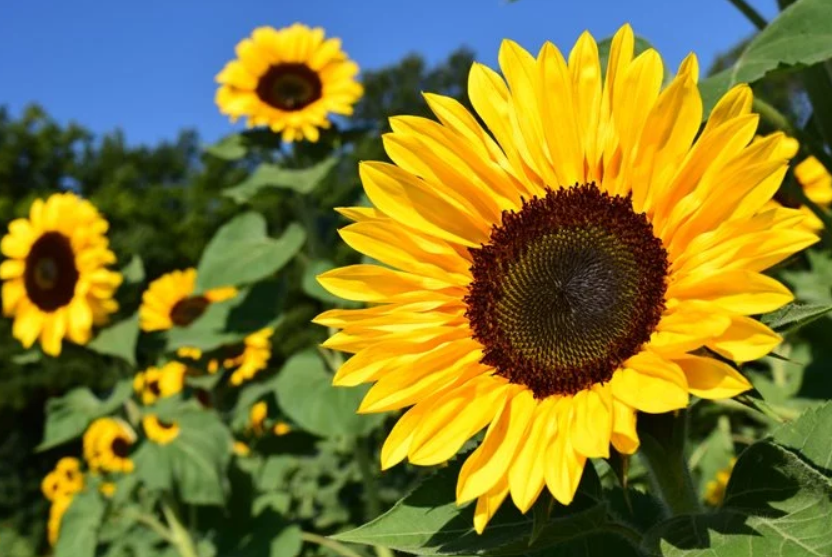
%> input picture Report/images/litreview/imageprocessing/linearfiltering/kernels/sunflowers.png, 832 x 557 px
$ octave sunflowers_sobel.m   (GNU Octave 9; MATLAB toolbox functions it lacks are replaced by stand-ins)
%> lines starting %> are read from the running program, lines starting %| are printed output that depends on the picture; in (x1, y1, x2, y2) boxes, pixels count from 0 and x2, y2 are one past the last pixel; in counts of white or black regions, pixels touching at a corner belong together; the program's own positions count from 1
%% Open Image

A = imread("C:\Users\c3175\Desktop\thesisWindows\Report\images\litreview\imageprocessing\linearfiltering\kernels\sunflowers.png");
%> A is the input picture: size 557x832x3 uint8; mean R, G, B 126.8, 121.3, 48.2
imshow(A);

%% Convert to Grayscale
G = rgb2gray(A);
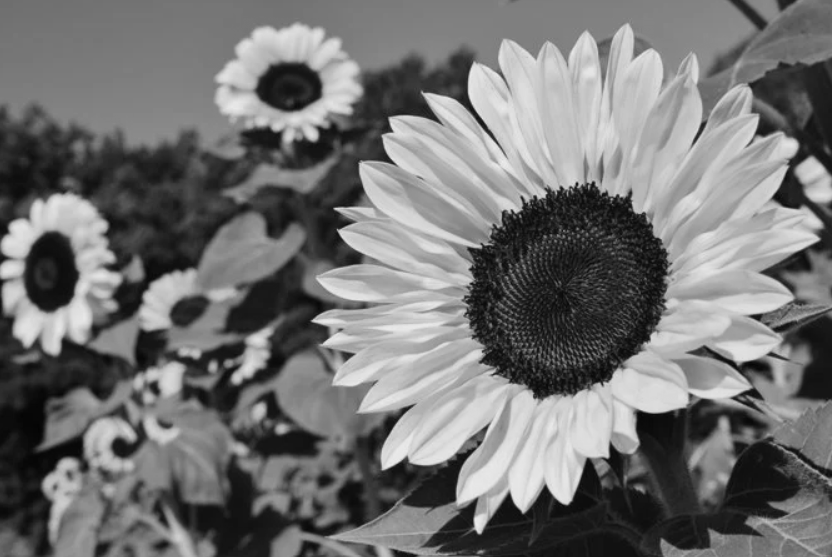
%> G: size 557x832 uint8; min 3, max 237, mean 114.6
imshow(G);

%% Apply Sobel Filters x and y
k_x = [-1,0,1;-2,0,2;-1,0,1]; % Sobel Gx kernel
k_y = k_x'; % gradient Gy
G_x = filter2(k_x,G); % convolve in 2d
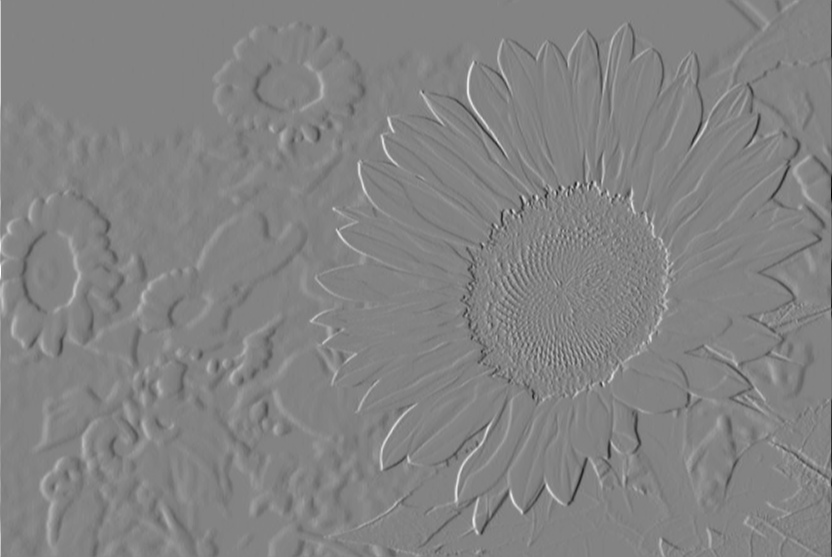
%> G_x: size 557x832 double; min -821, max 774, mean 0.1; drawn with min black and max white
G_y = filter2(k_y,G);
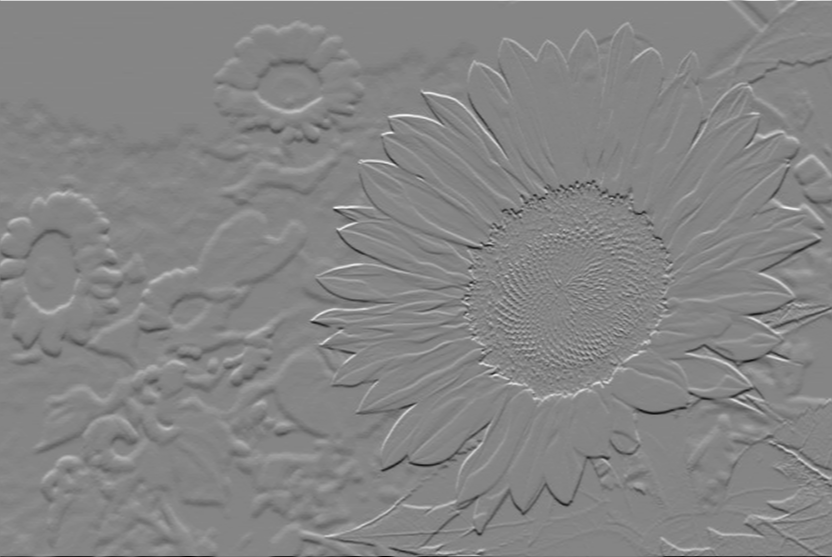
%> G_y: size 557x832 double; min -761, max 697, mean -0.2; drawn with min black and max white

figure; imshow(G_x);
%> after `imshow(G_x)`:
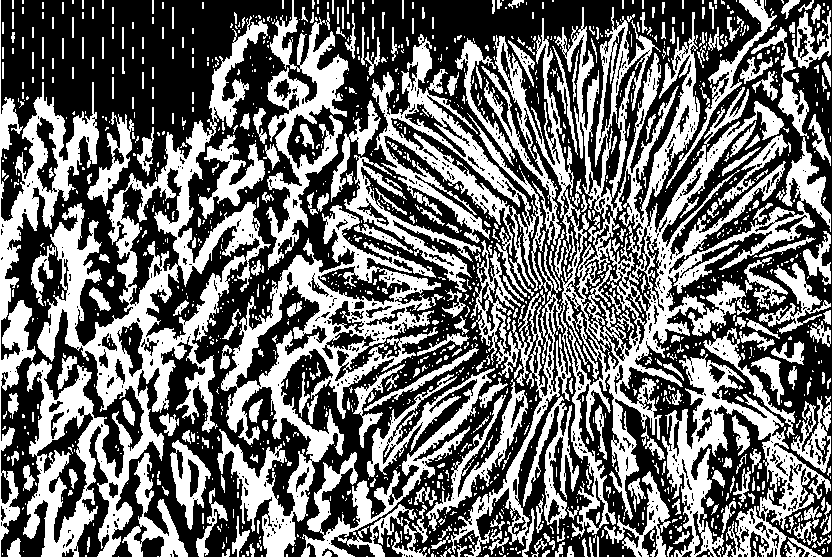
%> displayed picture: size 557x832, on the screen's scale of 0 to 255; 43.2% white; 1491 white regions (1137 under 20 px), largest, box (x1, y1, x2, y2) and area: (370, 7, 831, 557) 52017, (23, 16, 271, 557) 31385, (217, 205, 441, 557) 19518
figure; imshow(G_y);
%> after `imshow(G_y)`:
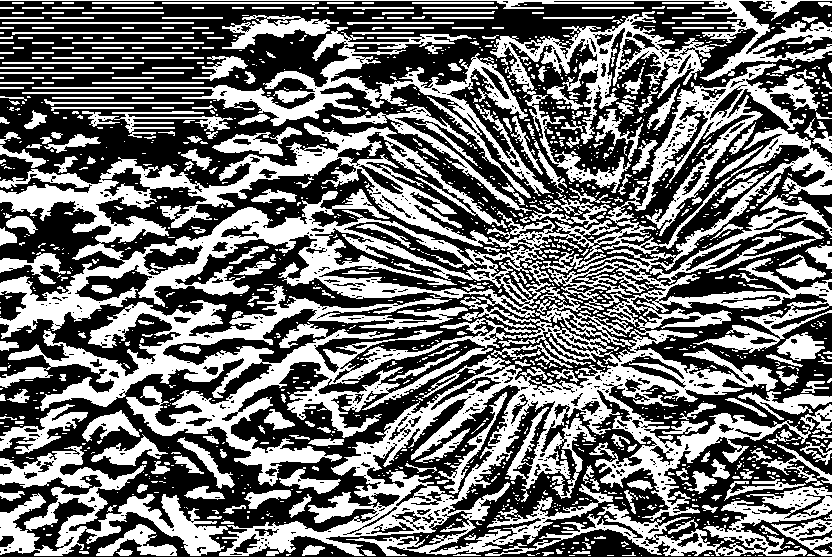
%> displayed picture: size 557x832, on the screen's scale of 0 to 255; 44.3% white; 1451 white regions (1096 under 20 px), largest, box (x1, y1, x2, y2) and area: (0, 123, 832, 556) 106128, (152, 27, 551, 198) 9594, (0, 446, 228, 556) 8547


%% Combine results of x and y
G = sqrt(G_x.^2 + G_y.^2); % Find magnitude
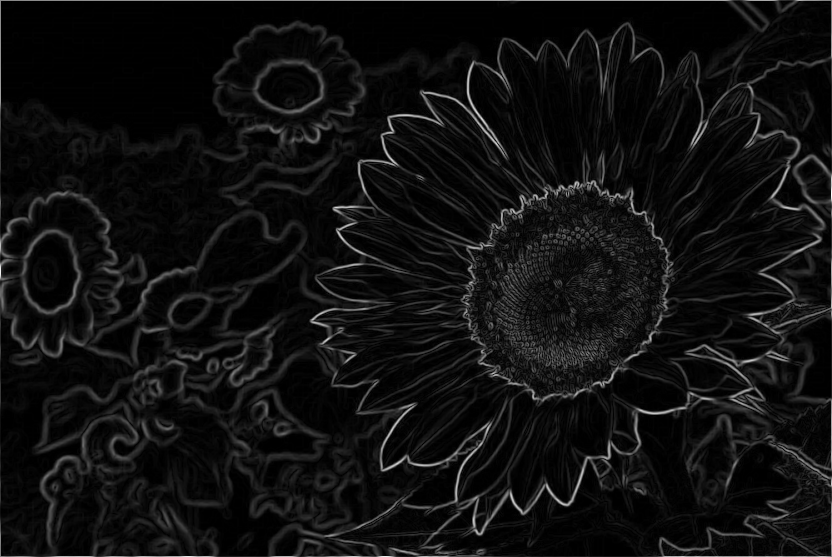
%> G: size 557x832 double; min 0, max 821.1, mean 52.9; drawn with min black and max white
Gmin = min(min(G)); dx = max(max(G)) - Gmin; % find range
%> after `Gmin = min(min(G))`: Gmin = 0
%> after `dx = max(max(G)) - Gmin`: dx = 821.1
G = floor((G-Gmin)/dx*255); % normalise from 0 to 255
image(G); axis('image')
colormap gray
